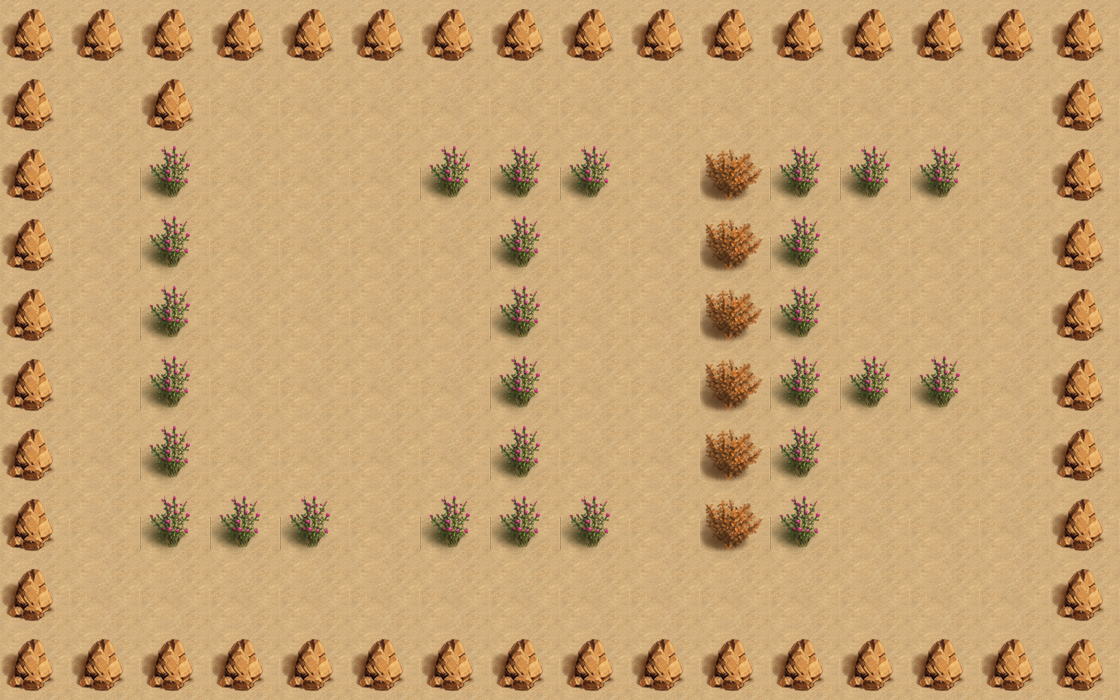

Below is a game level as drawn by its tile map, then a one-line description and the .tmx that defines it (tile-layer data replaced by summaries):
An orthogonal 16x10 tile map with 70x70 px tiles, 2 tile layers (bgLayer, walkLayer) and 10 objects (2x monster_0, player, exit, key, box_1, ...).

<map version="1.0" orientation="orthogonal" renderorder="right-down" width="16" height="10" tilewidth="70" tileheight="70" nextobjectid="13">
 <tileset firstgid="1" name="map" tilewidth="70" tileheight="70" tilecount="4">
  <image source="map.png" width="140" height="140" />
 </tileset>
 <layer name="bgLayer" width="16" height="10">
  <data>[160 cells, 160 non-empty, 1 distinct tile ids]</data>
 </layer>
 <layer name="walkLayer" width="16" height="10">
  <data>[160 cells, 83 non-empty, 3 distinct tile ids]</data>
 </layer>
 <objectgroup name="object0">
  <object id="1" name="player" x="840" y="210" width="70" height="70">
   <properties>
    <property name="hp" value="400" />
   </properties>
  </object>
 </objectgroup>
 <objectgroup name="object1">
  <object id="2" name="exit" x="560" y="420" width="70" height="70" />
  <object id="3" name="key" x="560" y="210" width="70" height="70" />
 </objectgroup>
 <objectgroup name="object2">
  <object id="4" name="box_1" x="210" y="420" width="70" height="70" />
  <object id="5" name="box_3" x="280" y="210" width="70" height="70" />
  <object id="6" name="box_2" x="420" y="420" width="70" height="70" />
 </objectgroup>
 <objectgroup name="object5">
  <object id="7" name="transfer0_0" x="560" y="560" width="70" height="70" />
  <object id="8" name="transfer1_0" x="630" y="280" width="70" height="70" />
 </objectgroup>
 <objectgroup name="object4">
  <object id="11" name="monster_0" x="910" y="560" width="70" height="70">
   <properties>
    <property name="dirX" value="1" />
    <property name="dirY" value="0" />
    <property name="path" value="monster_0.png" />
    <property name="reverse" value="-1" />
    <property name="speed" value="100" />
   </properties>
  </object>
  <object id="12" name="monster_0" x="350" y="70" width="70" height="70">
   <properties>
    <property name="dirX" value="1" />
    <property name="dirY" value="0" />
    <property name="path" value="monster_0.png" />
    <property name="reverse" value="-1" />
    <property name="speed" value="100" />
   </properties>
  </object>
 </objectgroup>
</map>
